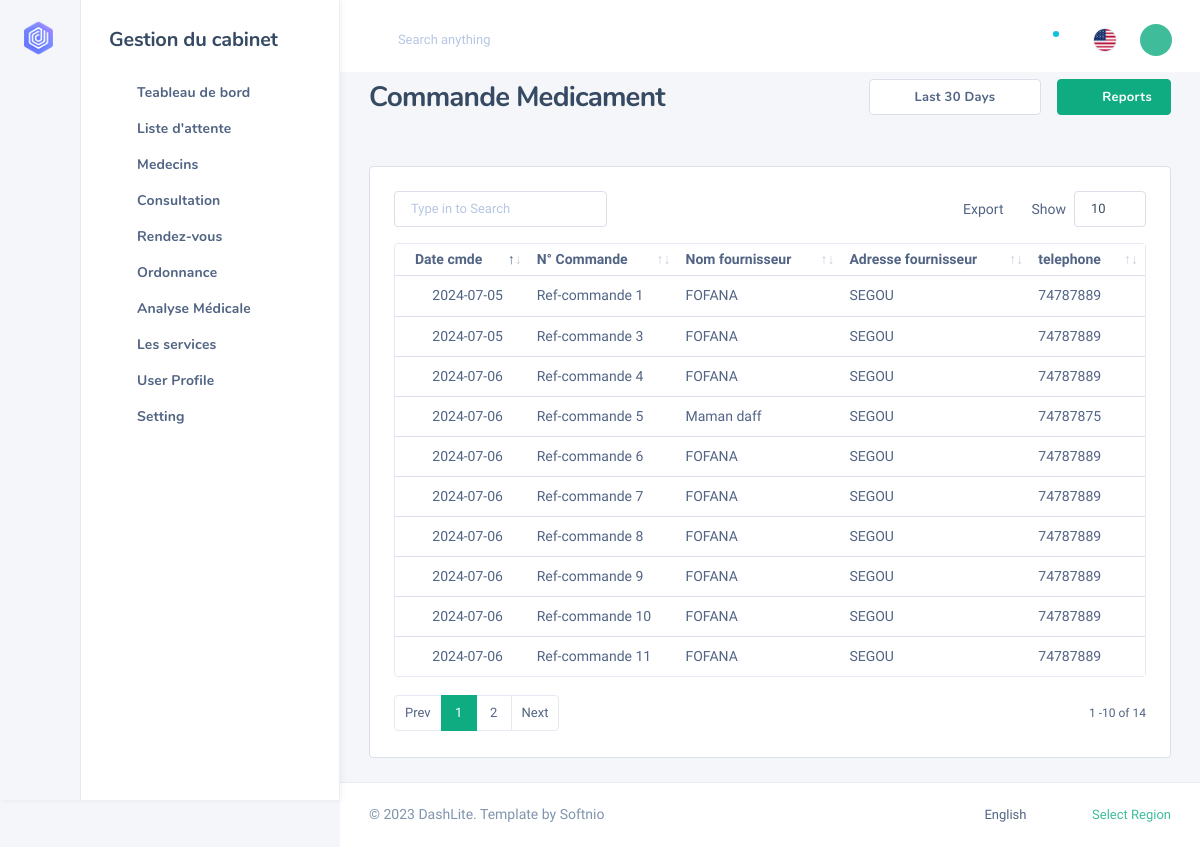
Page /public/Commandes/Liste (signed in) on the committed database.
### tables this page shows
CREATE TABLE `commande` (
  `num_commande` int(11) NOT NULL,
  `date_comande` date DEFAULT NULL,
  `statut_commande` varchar(50) DEFAULT NULL,
  `numAgent` int(11) NOT NULL,
  `id_fournisseur` int(11) NOT NULL,
  `montant_commande` int(255) NOT NULL
);

CREATE TABLE `fournisseur` (
  `id_fournisseur` int(11) NOT NULL,
  `nom_fournisseur` varchar(50) DEFAULT NULL,
  `adresse_fournisseur` varchar(50) DEFAULT NULL,
  `telephone_fournisseur` varchar(50) DEFAULT NULL
);

### app/core/app.php (called while the page is built, shortened)
<?php
class App{
    protected $method="index";
   public function  __construct()
    {
       $URL= $this->getURL();
       if(file_exists('app/controllers/'.$URL[0].'.php')){
            unset($URL[0]);
       }
       $this->controller=new $this->controller();
       if(isset($URL[1])){
            if( method_exists($this->controller,$URL[1])){
                $this->method=ucfirst($URL[1]);
                unset($URL[1]);
            }
       }
        $URL=array_values($URL);
       $this->params=$URL;
       call_user_func_array([$this->controller,$this->method],$this->params);
    }
    private function  getURL(){
       $url=isset($_GET['url'])?$_GET['url']:'Home';
        return explode("/",filter_var(trim($url,'/')),FILTER_SANITIZE_URL);
    }
}

### index.php (called while the page is built, shortened)
<?php
$app=new App();

### app/core/model.php (called while the page is built, shortened)
<?php
class Model extends Database{
    public function SelectAllData($select,$fields){
        $bdd= $this->connect();
        $que = $bdd->prepare("SELECT $select
                FROM $fields");
        $que->execute();
        $count = $que->fetchAll(PDO::FETCH_OBJ);
        return $count;
    }
}

### app/views/commande.view.php (the view, shortened to what this page needs)
<!DOCTYPE html>
<html lang="zxx" class="js">
<body class="nk-body bg-lighter npc-default has-sidebar ">
<div class="nk-app-root">
    <div class="nk-main ">
        <div class="nk-wrap ">
            <div class="nk-content ">
                <div class="container-fluid">
                    <div class="nk-content-inner">
                        <div class="nk-content-body">
                            <div class="nk-block-head nk-block-head-sm">
                                <div class="nk-block-between">
                                    <div class="nk-block-head-content">
                                        <h3 class="nk-block-title page-title">Commande Medicament</h3>
                                    </div>
                                    <div class="nk-block-head-content">
                                        <div class="toggle-wrap nk-block-tools-toggle">
                                            <div class="toggle-expand-content" data-content="pageMenu">
                                                <ul class="nk-block-tools g-3">
                                                    <li>
                                                        <div class="drodown">
                                                            <a href="#" class="dropdown-toggle btn btn-white btn-dim btn-outline-light" data-bs-toggle="dropdown"><em class="d-none d-sm-inline icon ni ni-calender-date"></em><span><span class="d-none d-md-inline">Last</span> 30 Days</span><em class="dd-indc icon ni ni-chevron-right"></em></a>
                                                        </div>
                                                    </li>
                                                    <li class="nk-block-tools-opt"><a href="#" class="btn btn-primary"><em class="icon ni ni-reports"></em><span>Reports</span></a></li>
                                                </ul>
                                            </div>
                                        </div>
                                    </div>
                                </div>
                                <br>
                            </div>
                            <div class="nk-block">
                                <div class="row g-gs">
                                    <div class="col-lg-12 col-xl-12 col-xxl-12">
                                        <div class="card">
                                            <div class="card-inner">
                                                <table class="datatable-init-export nowrap table" data-export-title="Export">
                                                    <thead>
                                                    <tr>
                                                        <th>Date cmde</th>
                                                        <th>N° Commande</th>
                                                        <th>Nom fournisseur</th>
                                                        <th>Adresse fournisseur</th>
                                                        <th>telephone </th>
                                                    </tr>
                                                    </thead>
                                                    <tbody>
                                                    <?php foreach ($commandes as $commande) : ?>
                                                        <?php foreach ($fournisseurs as $fournisseur) : ?>
                                                            <?php if ($fournisseur->id_fournisseur===$commande->id_fournisseur) : ?>
                                                                <tr>
                                                                    <td><?=$commande->date_comande?></td>
                                                                    <td><?="Ref-commande ".$commande->num_commande?></td>
                                                                    <td><?=$fournisseur->nom_fournisseur?></td>
                                                                    <td><?=$fournisseur->adresse_fournisseur?></td>
                                                                    <td><?=$fournisseur->telephone_fournisseur?></td>
                                                                </tr>
                                                            <?php endif;?>
                                                        <?php endforeach; ?>
                                                    <?php endforeach; ?>
                                                    </tbody>
                                                </table>
                                            </div>
                                        </div>
                                    </div>
                                </div>
                            </div>
                        </div>
                    </div>
                </div>
            </div>
        </div>
    </div>
</div>
</body>
</html>

### rows in the picture
commande: date_comande "2024-07-05", num_commande "1"
fournisseur: nom_fournisseur "FOFANA", adresse_fournisseur "SEGOU", telephone_fournisseur "74787889"
commande: date_comande "2024-07-05", num_commande "3"
commande: date_comande "2024-07-06", num_commande "4"
commande: date_comande "2024-07-06", num_commande "5"
fournisseur: nom_fournisseur "Maman daff", adresse_fournisseur "SEGOU", telephone_fournisseur "74787875"
commande: date_comande "2024-07-06", num_commande "6"
commande: date_comande "2024-07-06", num_commande "7"
commande: date_comande "2024-07-06", num_commande "8"
commande: date_comande "2024-07-06", num_commande "9"
commande: date_comande "2024-07-06", num_commande "10"
commande: date_comande "2024-07-06", num_commande "11"
